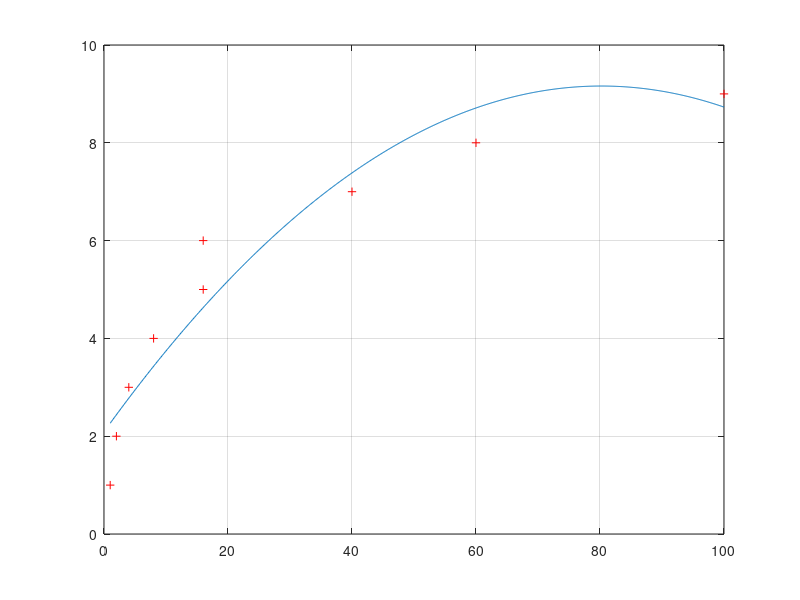
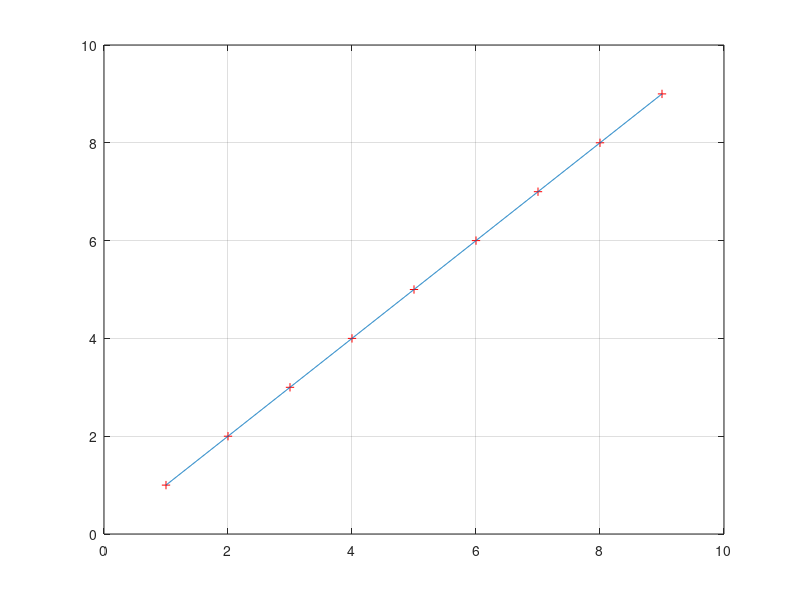

Recreate these plots in MATLAB, in order.
%% Accumulate point

points = [1 2 4 8 16 16 40 60 100;
            1 2 3 4 5 6 7 8 9];
        
pointsz = [1 2 3 4 5 6 7 8 9];

x_points = points(1, :)
y_points = points(2, :)
z_points = pointsz

%% Fit line
%p = fit(points', pointsz', ft);

fit_xz = polyfit(x_points', z_points', 2)
fit_yz = polyfit(y_points', z_points', 2)


close all
plot(x_points, z_points, '+r')
hold on
grid on

x1 = linspace(x_points(1), x_points(end), 1000);
y1 = polyval(fit_xz, x1);
plot(x1, y1)

% YZ
figure
plot(y_points, z_points, '+r')
hold on
grid on

x1 = linspace(y_points(1), y_points(end), 1000);
y1 = polyval(fit_yz, x1);
plot(x1, y1)

%% Calculate catching position
% Ie. intersection between line and the plane Z = 0
fit_xz
fit_yz
%max(roots(p))
%% Send
